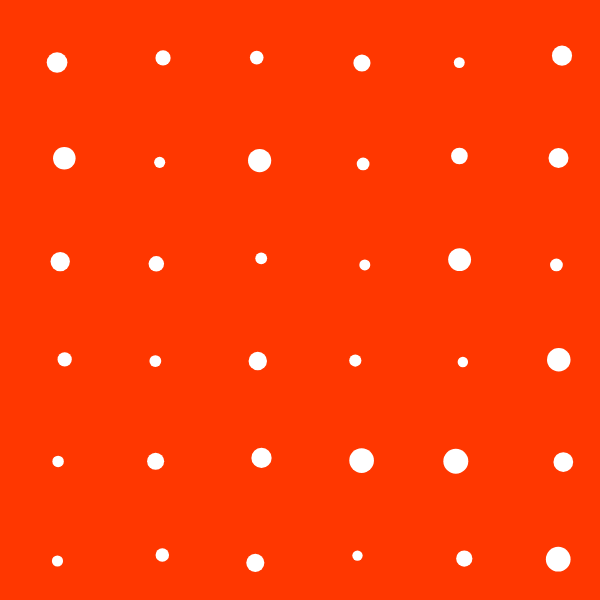
Frame 1 (no input)
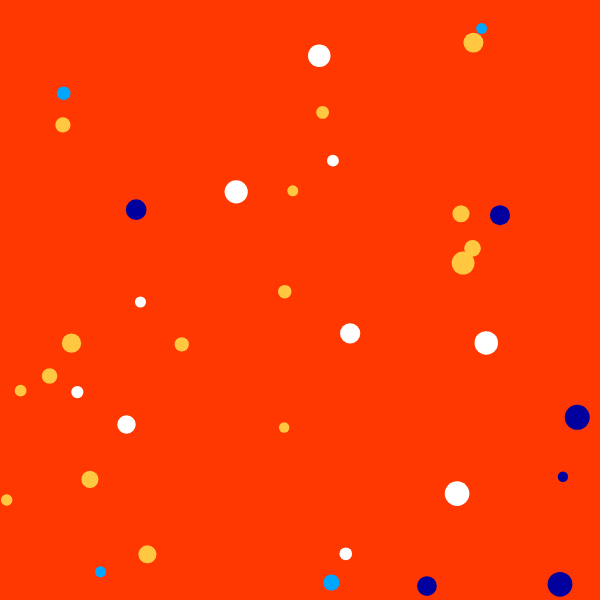
Frame 60 (no input)
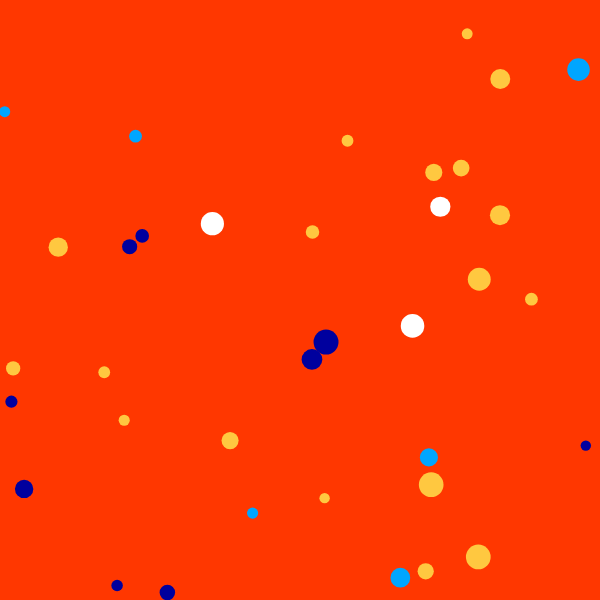
Frame 120 (the mouse pressed at the canvas centre since frame 60)

The p5.js sketch that drew these frames (run headless with seeded random() and noise() and a simulated clock; from frame 60 on, the mouse is pressed at the canvas centre):

// p5.js sketch
// ── sketch.js

let balls=[];
//number of balls
const numOfBalls=90;

function setup() {
  createCanvas(600, 600);
      frameRate(60);
    let init_x=60;
      let init_y=60;
        for (let i=0; i<numOfBalls; i++) {
            balls.push(new Ball(init_x, init_y));

      init_x+=100;
          if (init_x > width) {
              init_x=60;
                  init_y+=100;
        }
    }
}

function draw() {
  background('rgb(255, 55, 0)');

    for (let i=0; i <balls.length; i++) {

        balls[i].ballCheck(balls, i);
        balls[i].edgeCheck();
        balls[i].move();
        balls[i].display();
    }
}
//setting up the aspects of the balls
class Ball {
    constructor(x, y, size) {
        this.color='white';
          this.size=random(10, 25);
            this.rad=this.size/2;
              this.posX=x;
                this.posY=y;
                  this.deltaX=random(-5, 5);
                    this.deltaY=random(-5, 5);
    }
//creating the balls
display() {
  push();
      noStroke();
      fill(this.color);
      translate(this.posX, this.posY);
      ellipse(0, 0, this.size);
  pop();
    }

move() {
    this.posX+=this.deltaX;
        this.posY+=this.deltaY;
    }

edgeCheck() {
    if (this.posX+this.rad>=width || this.posX-this.rad<=0) {
        this.deltaX*=-1;
            this.color='rgb(0, 0, 158)';
        }
    if (this.posY+this.rad>=height || this.posY-this.rad<=0) {
        this.deltaY*=-1;
            this.color='rgb(0, 166, 255)';
        }
    }

ballCheck(otherBalls, myId) {
    for (let n=0; n<otherBalls.length; n++) {
        if (n!=myId) {
            let d=dist(this.posX, this.posY, otherBalls[n].posX, otherBalls[n].posY);
                let combinedR=this.rad+otherBalls[n].rad;
        if (d<=combinedR) {
            this.deltaX*=-1;
                this.deltaY*=-1;
        if( this.color=='rgb(0, 128, 0)') {
            this.color='rgb(0, 166, 255)';
        } else {
            this.color='rgb(255, 200, 64)';
                    }
                }
            }
        }
    }
}
